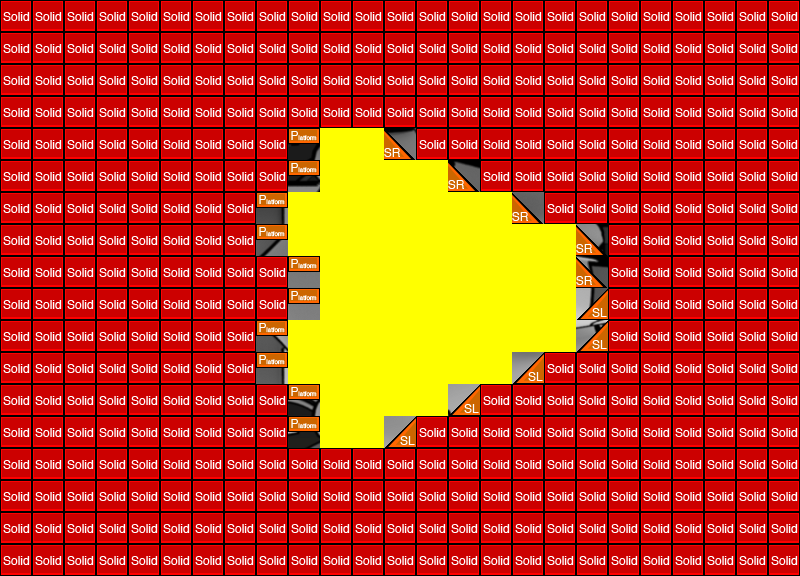

This is a level from a 2D game, rendered from its Tiled map with the project's own tilesets. A one-line summary and the map file follow, with tile-layer data summarised:
An orthogonal 25x18 tile map with 32x32 px tiles, 3 tile layers (exterior, interior, collision), 3 tilesets.

<map version="1.0" orientation="orthogonal" width="25" height="18" tilewidth="32" tileheight="32">
 <tileset firstgid="1" name="colTile" tilewidth="32" tileheight="32">
  <image source="../img/render/metatiles32x32.png" width="160" height="32" />
  <tile id="0">
   <properties>
    <property name="type" value="solid" />
   </properties>
  </tile>
  <tile id="1">
   <properties>
    <property name="type" value="platform" />
   </properties>
  </tile>
  <tile id="2">
   <properties>
    <property name="type" value="lslope" />
   </properties>
  </tile>
  <tile id="3">
   <properties>
    <property name="type" value="rslope" />
   </properties>
  </tile>
 </tileset>
 <tileset firstgid="6" name="outline" tilewidth="32" tileheight="32">
  <image source="../img/render/outline.png" width="192" height="256" />
 </tileset>
 <tileset firstgid="54" name="ship" tilewidth="800" tileheight="576">
  <image source="../img/render/ships/humanoid/humanoid_frigate_img.png" width="800" height="576" />
 </tileset>
 <layer name="exterior" width="25" height="18">
  <data>[450 cells, 1 non-empty, 1 distinct tile ids]</data>
 </layer>
 <layer name="interior" width="25" height="18">
  <data>[450 cells, 60 non-empty, 1 distinct tile ids]</data>
 </layer>
 <layer name="collision" width="25" height="18">
  <data>[450 cells, 390 non-empty, 4 distinct tile ids]</data>
 </layer>
</map>
